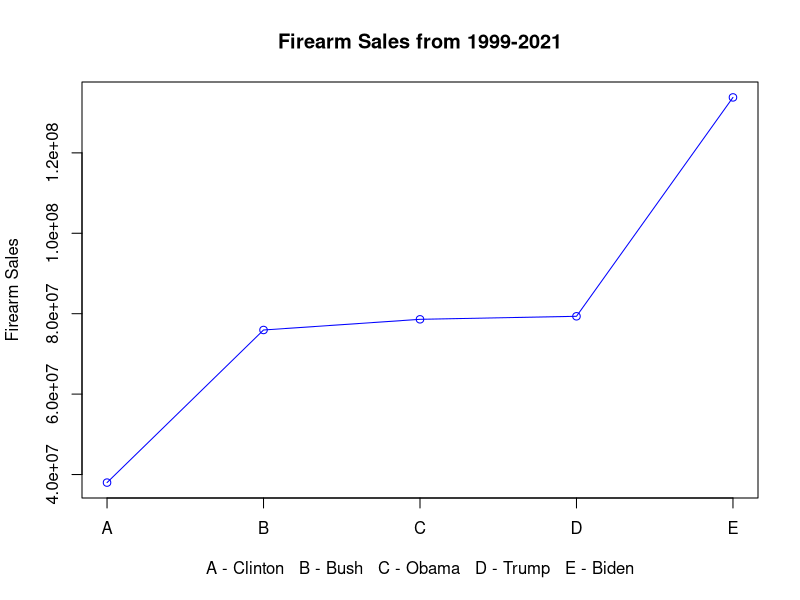

The R script that drew this image:
## ---- chunk 1
#reading in data spreadsheets
firearmsData <- read.csv("firearmsData.csv")
clinton <- read.csv("CLINTON1998-2001.csv")
bush <- read.csv("BUSH2001-2009.csv")
obama <- read.csv("OBAMA2009-2017.csv")
trump <- read.csv("TRUMP2017-2020.csv")
biden <- read.csv("BIDEN2020-2021.csv")
## ---- chunk 2
#adding the "totals" column for each presidential term
sum(clinton$totals)
sum(bush$totals)
sum(obama$totals)
sum(trump$totals)
sum(biden$totals)
## ---- chunk 3
#estimating what the differences would be if the data set was complete
#Clinton was in office 1996-2001, data is 1998-2001 (missing two years, so multiplying to estimate 4 year term)
clintonSum <- sum(clinton$totals)*2 
clintonSum
bushSum <- sum(bush$totals)
bushSum
#dividing Obama's term by 2 so it estimates a 4 year term
obamaSum <- sum(obama$totals)/2 
obamaSum
trumpSum <- sum(trump$totals)
trumpSum
#only been in office about two years, so multiplying by two to estimate four year term
bidenSum <- sum(biden$totals)*2
bidenSum
## ---- chunk 4
#finding max value of firearms sales during each year 
max(clinton$totals)
max(bush$totals)
max(obama$totals)
max(trump$totals)
max(biden$totals)
## ---- chunk 5
#finding entry for max firearm sales during Clinton Administration
#install data.table if haven't already done so
#install.packages("data.table")
library(data.table)
clinton2 <- data.table(clinton)
clinton2
setkey(clinton2, "totals")
head(clinton2)
clinton2[.(max(clinton$totals))]
#1999 CALIFORNIA 136278
## ---- chunk 6
#finding entry for max firearm sales during Bush Administration
library(data.table)
bush2 <- data.table(bush)
bush2
setkey(bush2, "totals")
head(bush2)
bush2[.(max(bush$totals))]
#2008 KENTUCKY 184555
## ---- chunk 7
#finding entry for max firearm sales during Obama Administration
library(data.table)
obama2 <- data.table(obama)
obama2
setkey(obama2, "totals")
head(obama2)
obama2[.(max(obama$totals))]
#2014 NORTH CAROLINA 541978
## ---- chunk 8
#finding entry for max firearm sales during Trump Administration
library(data.table)
trump2 <- data.table(trump)
trump2
setkey(trump2, "totals")
head(trump2)
trump2[.(max(trump$totals))]
#2020 ILLINOIS 612411
## ---- chunk 9
#finding entry for max firearm sales during Biden Administration
library(data.table)
biden2 <- data.table(biden)
biden2
setkey(biden2, "totals")
head(biden2)
biden2[.(max(biden$totals))]
#2021 ILLINOIS 1427917
## ---- chunk 10
#finding the differences between each of the administrations with averaged data
diff1 <- sum(bush$totals)-sum(clinton$totals)*2
print("----DIFFERENCE BW BUSH & CLINTON----")
diff1
diff2 <- sum(trump$totals)-sum(obama$totals)/2
print("----DIFFERENCE BW TRUMP & OBAMA----")
diff2
diff3 <- sum(biden$totals)*2 - sum(trump$totals)
print("----DIFFERENCE BW BIDEN & TRUMP----")
diff3
## ---- chunk 11
#install the following packages if not already done so
#install.packages("tidyverse")
#library(tidyverse)
#plotting summations of all firearm sales during the last five US administrations
points <- c(clintonSum,bushSum,obamaSum,trumpSum,bidenSum)
plot(points, 
     xaxt = "n",
     type = "o", 
     col = "blue", 
     xlab = "A - Clinton   B - Bush   C - Obama   D - Trump   E - Biden",
     ylab = "Firearm Sales", 
     main = "Firearm Sales from 1999-2021")
axis(side = 1,
     at = 1:5,
     labels = LETTERS[1:5])

